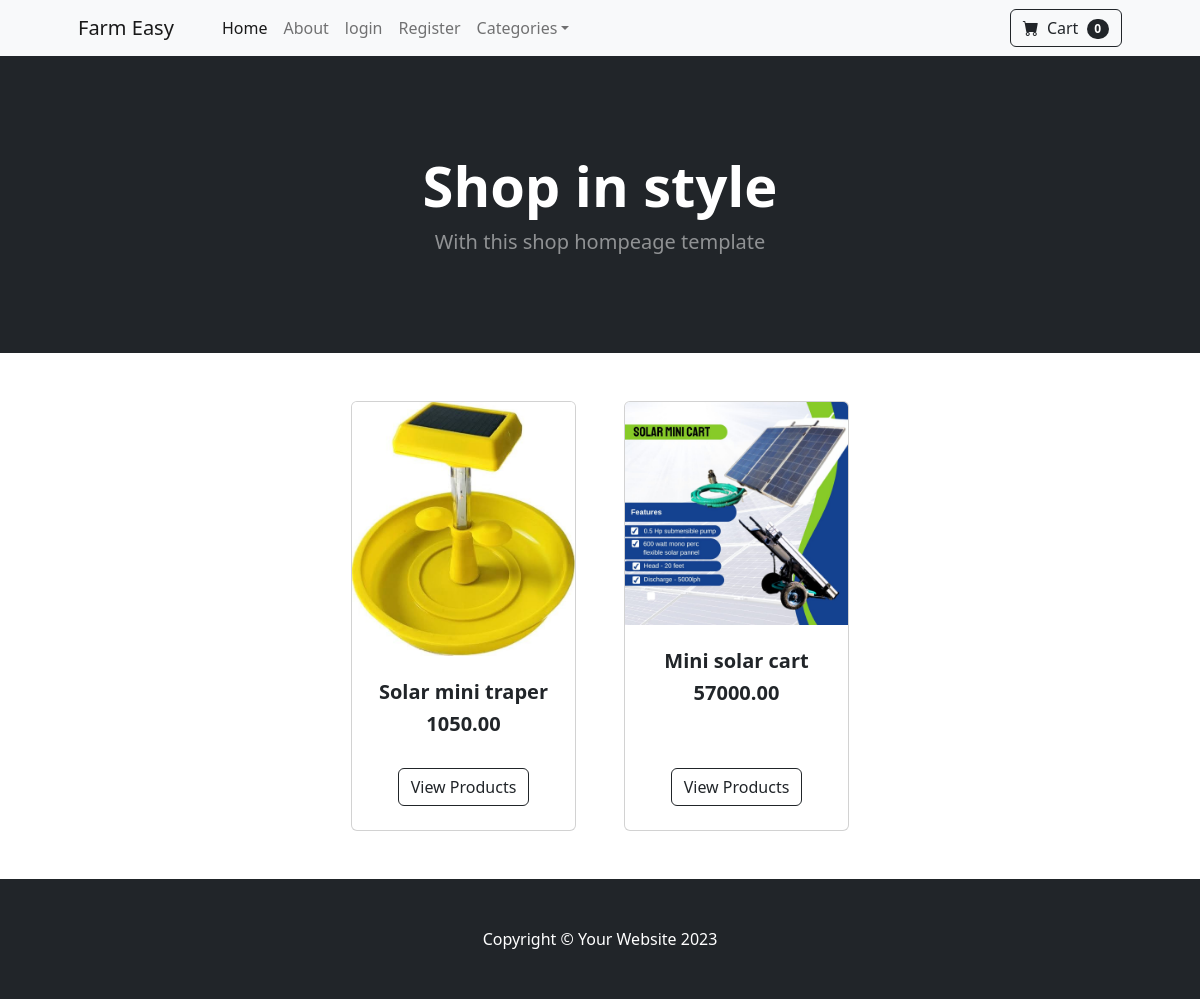
Page /category/Solar carts on the committed database.
### playground/models.py (models this page shows, shortened)
class Product(models.Model):
    name=models.CharField(max_length=10000)
    price=models.DecimalField(default=0, decimal_places=2, max_digits=9)
    category=models.ForeignKey(Category, on_delete=models.CASCADE, default=1)
    description=models.TextField(max_length=10000, default="", blank=True, null=True)
    image=models.ImageField(upload_to='uploads/products/')
    is_sale=models.BooleanField(default=False)
    sale_price=models.DecimalField(default=0, decimal_places=2, max_digits=9)

### playground/views.py (the view)
# urls.py: path('category/<str:foo>', views.category, name= 'category'),
def category(request, foo):
    foo= foo.replace('-', ' ')
    try:
        category= Category.objects.get(name=foo)
        products= Product.objects.filter(category=category)
        return render(request, 'category.html',{'products':products, 'category':category})
    except:
        messages.success(request, ("not existed"))
        return redirect('hello')

### playground/templates/category.html (shortened to what this page needs)
{% extends 'base.html' %}
{% block content %}
        <header class="bg-dark py-5">
            <div class="container px-4 px-lg-5 my-5">
                <div class="text-center text-white">
                    <h1 class="display-4 fw-bolder">Shop in style</h1>
                    <p class="lead fw-normal text-white-50 mb-0">With this shop hompeage template</p>
                </div>
            </div>
        </header>
            <div class="container px-4 px-lg-5 mt-5">
                <div class="row gx-4 gx-lg-5 row-cols-1 row-cols-md-1 row-cols-xl-4 justify-content-center">
                    {% for product in products %}
                        {% if product.is_sale %}
                    <div class="col mb-5">
                        <div class="card h-100">
                            <div class="badge bg-dark text-white position-absolute" style="top: 0.5rem; right: 0.5rem" >Sale</div>
                            <!-- Product image
                            <img class="card-img-top" src="{{product.image.url}}" alt="..." /> -->
                            <img class="card-img-top" style="width: 280px; height : 250px;" src="{{product.image.url}}" alt="...">
                            <div class="card-body p-4">
                                <div class="text-center">
                                    <h5 class="fw-bolder">{{product.name}}</h5>
                                    <strike>
                                    Rs {{product.price}}
                                    </strike> &nbsp; Rs {{product.sale_price}}
                                    <!-- Product price additional
                                    <br/>
                                    {{product.description}}  -->
                                </div>
                            </div>
                            <div class="card-footer p-4 pt-0 border-top-0 bg-transparent">
                                <div class="text-center"><a class="btn btn-outline-dark mt-auto" href="{% url 'product' product.id %}">View Products</a></div>
                            </div>
                        </div>
                    </div>
                        {% else %}
                    <div class="col mb-5">
                        <div class="card h-100">
                            <img class="card-img-top" src="{{product.image.url}}" alt="..." />
                            <div class="card-body p-4">
                                <div class="text-center">
                                    <h5 class="fw-bolder">{{product.name}}</h5>
                                    <h5 class="fw-bolder">{{product.price}}</h5>
                                </div>
                            </div>
                            <div class="card-footer p-4 pt-0 border-top-0 bg-transparent">
                                <div class="text-center"><a class="btn btn-outline-dark mt-auto" href="{% url 'product' product.id %}">View Products</a></div>
                            </div>
                        </div>
                    </div>
                        {% endif %}
                    {% endfor %}
                </div>
            </div>
{% endblock %}

### rows in the picture
Product: image (picture), name "Solar mini traper", price "1050.00"
Product: image (picture), name "Mini solar cart", price "57000.00"
